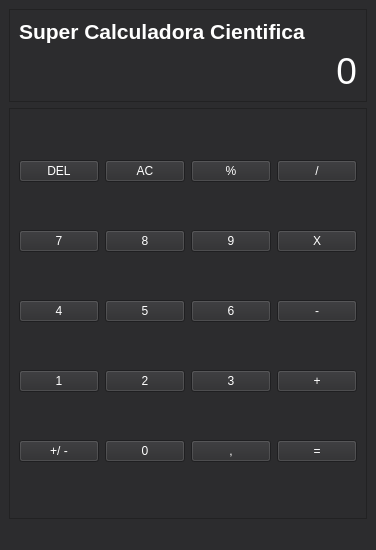
<?xml version="1.0" encoding="UTF-8"?>
<ui version="4.0">
 <class>MainWindow</class>
 <widget class="QMainWindow" name="MainWindow">
  <property name="geometry">
   <rect>
    <x>0</x>
    <y>0</y>
    <width>312</width>
    <height>550</height>
   </rect>
  </property>
  <property name="maximumSize">
   <size>
    <width>312</width>
    <height>550</height>
   </size>
  </property>
  <property name="windowTitle">
   <string>MainWindow</string>
  </property>
  <property name="styleSheet">
   <string notr="true">/* -------------------------
  GENERAL
   ------------------------- */
QWidget{
	background-color: #2C2C2E;
	color: white;
}

QLabel {
	color:white;
}

/* -------------------------
   BOTONES NUMÉRICOS (0–9)
   ------------------------- */
QPushButton[class='num_btn'] {
    background-color: #3A3A3C;
    color: white;
    font-size: 22px;
    border-radius: 28px;
    min-width: 56px;
    min-height: 56px;
    border: none;
}

QPushButton[class='num_btn']:pressed {
    background-color: #505052;
}

/* -------------------------
   BOTONES DE FUNCIONES CLARAS
   (AC, ±, %, clear, etc.)
   ------------------------- */
QPushButton[class='func_btn'] {
    background-color: #A5A5A7;
    color: black;
    font-size: 20px;
    border-radius: 28px;
    min-width: 56px;
    min-height: 56px;
    border: none;
}

QPushButton[class='func_btn']:pressed {
    background-color: #C6C6C8;
}

/* -------------------------
   BOTONES DE OPERACIÓN
   (+, –, ×, ÷, =)
   ------------------------- */
QPushButton[class='op_btn'] {
    background-color: #FF9500;
    color: white;
    font-size: 22px;
    border-radius: 28px;
    min-width: 56px;
    min-height: 56px;
    border: none;
}

QPushButton[class='op_btn']:pressed {
    background-color: #CC7A00;
}
</string>
  </property>
  <widget class="QWidget" name="centralwidget">
   <layout class="QVBoxLayout" name="verticalLayout" stretch="0,1">
    <item>
     <widget class="QFrame" name="output_section">
      <property name="frameShape">
       <enum>QFrame::StyledPanel</enum>
      </property>
      <property name="frameShadow">
       <enum>QFrame::Raised</enum>
      </property>
      <layout class="QVBoxLayout" name="verticalLayout_6">
       <item>
        <widget class="QLabel" name="output_label">
         <property name="font">
          <font>
           <pointsize>16</pointsize>
           <weight>75</weight>
           <bold>true</bold>
          </font>
         </property>
         <property name="text">
          <string>Super Calculadora Cientifica</string>
         </property>
        </widget>
       </item>
       <item>
        <widget class="QLabel" name="output">
         <property name="font">
          <font>
           <pointsize>28</pointsize>
          </font>
         </property>
         <property name="layoutDirection">
          <enum>Qt::LeftToRight</enum>
         </property>
         <property name="text">
          <string>0</string>
         </property>
         <property name="alignment">
          <set>Qt::AlignRight|Qt::AlignTrailing|Qt::AlignVCenter</set>
         </property>
        </widget>
       </item>
      </layout>
     </widget>
    </item>
    <item>
     <widget class="QFrame" name="btn_section">
      <property name="frameShape">
       <enum>QFrame::StyledPanel</enum>
      </property>
      <property name="frameShadow">
       <enum>QFrame::Raised</enum>
      </property>
      <layout class="QHBoxLayout" name="horizontalLayout_2">
       <item>
        <layout class="QVBoxLayout" name="col1">
         <item>
          <widget class="QPushButton" name="btn_remove">
           <property name="text">
            <string>DEL</string>
           </property>
           <property name="class" stdset="0">
            <string>func_btn</string>
           </property>
          </widget>
         </item>
         <item>
          <widget class="QPushButton" name="btn_7">
           <property name="text">
            <string>7</string>
           </property>
           <property name="class" stdset="0">
            <string>num_btn</string>
           </property>
          </widget>
         </item>
         <item>
          <widget class="QPushButton" name="btn_4">
           <property name="text">
            <string>4</string>
           </property>
           <property name="class" stdset="0">
            <string>num_btn</string>
           </property>
          </widget>
         </item>
         <item>
          <widget class="QPushButton" name="btn_1">
           <property name="text">
            <string>1</string>
           </property>
           <property name="class" stdset="0">
            <string>num_btn</string>
           </property>
          </widget>
         </item>
         <item>
          <widget class="QPushButton" name="comodin">
           <property name="text">
            <string>+/ -</string>
           </property>
           <property name="class" stdset="0">
            <string>func_btn</string>
           </property>
          </widget>
         </item>
        </layout>
       </item>
       <item>
        <layout class="QVBoxLayout" name="col2">
         <item>
          <widget class="QPushButton" name="btn_clear_all">
           <property name="text">
            <string>AC</string>
           </property>
           <property name="class" stdset="0">
            <string>func_btn</string>
           </property>
          </widget>
         </item>
         <item>
          <widget class="QPushButton" name="btn_8">
           <property name="text">
            <string>8</string>
           </property>
           <property name="class" stdset="0">
            <string>num_btn</string>
           </property>
          </widget>
         </item>
         <item>
          <widget class="QPushButton" name="btn_5">
           <property name="text">
            <string>5</string>
           </property>
           <property name="class" stdset="0">
            <string>num_btn</string>
           </property>
          </widget>
         </item>
         <item>
          <widget class="QPushButton" name="btn_2">
           <property name="text">
            <string>2</string>
           </property>
           <property name="class" stdset="0">
            <string>num_btn</string>
           </property>
          </widget>
         </item>
         <item>
          <widget class="QPushButton" name="btn_0">
           <property name="text">
            <string>0</string>
           </property>
           <property name="class" stdset="0">
            <string>num_btn</string>
           </property>
          </widget>
         </item>
        </layout>
       </item>
       <item>
        <layout class="QVBoxLayout" name="col3">
         <item>
          <widget class="QPushButton" name="btn_percent">
           <property name="text">
            <string>%</string>
           </property>
           <property name="class" stdset="0">
            <string>func_btn</string>
           </property>
          </widget>
         </item>
         <item>
          <widget class="QPushButton" name="btn_9">
           <property name="text">
            <string>9</string>
           </property>
           <property name="class" stdset="0">
            <string>num_btn</string>
           </property>
          </widget>
         </item>
         <item>
          <widget class="QPushButton" name="btn_6">
           <property name="text">
            <string>6</string>
           </property>
           <property name="class" stdset="0">
            <string>num_btn</string>
           </property>
          </widget>
         </item>
         <item>
          <widget class="QPushButton" name="btn_3">
           <property name="text">
            <string>3</string>
           </property>
           <property name="class" stdset="0">
            <string>num_btn</string>
           </property>
          </widget>
         </item>
         <item>
          <widget class="QPushButton" name="btn_comma">
           <property name="text">
            <string>,</string>
           </property>
           <property name="class" stdset="0">
            <string>num_btn</string>
           </property>
          </widget>
         </item>
        </layout>
       </item>
       <item>
        <layout class="QVBoxLayout" name="col4">
         <item>
          <widget class="QPushButton" name="btn_division">
           <property name="text">
            <string>/</string>
           </property>
           <property name="class" stdset="0">
            <string>op_btn</string>
           </property>
          </widget>
         </item>
         <item>
          <widget class="QPushButton" name="btn_mult">
           <property name="text">
            <string>X</string>
           </property>
           <property name="class" stdset="0">
            <string>op_btn</string>
           </property>
          </widget>
         </item>
         <item>
          <widget class="QPushButton" name="btn_subs">
           <property name="text">
            <string>-</string>
           </property>
           <property name="class" stdset="0">
            <string>op_btn</string>
           </property>
          </widget>
         </item>
         <item>
          <widget class="QPushButton" name="btn_plus">
           <property name="text">
            <string>+</string>
           </property>
           <property name="class" stdset="0">
            <string>op_btn</string>
           </property>
          </widget>
         </item>
         <item>
          <widget class="QPushButton" name="btn_equals">
           <property name="text">
            <string>=</string>
           </property>
           <property name="class" stdset="0">
            <string>op_btn</string>
           </property>
          </widget>
         </item>
        </layout>
       </item>
      </layout>
     </widget>
    </item>
   </layout>
  </widget>
  <widget class="QMenuBar" name="menubar">
   <property name="geometry">
    <rect>
     <x>0</x>
     <y>0</y>
     <width>312</width>
     <height>30</height>
    </rect>
   </property>
  </widget>
  <widget class="QStatusBar" name="statusbar"/>
 </widget>
 <resources/>
 <connections/>
</ui>
